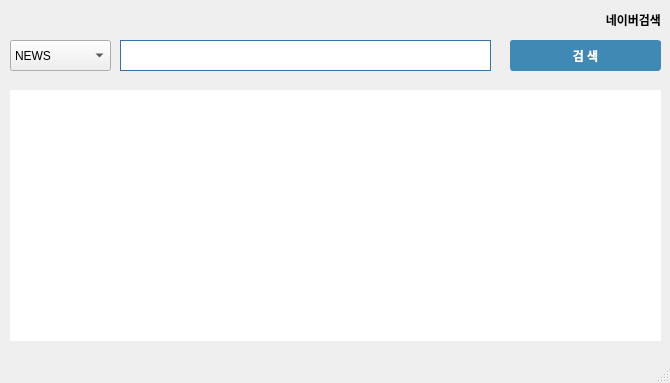
<?xml version="1.0" encoding="UTF-8"?>
<ui version="4.0">
 <class>MainWindow</class>
 <widget class="QMainWindow" name="MainWindow">
  <property name="geometry">
   <rect>
    <x>0</x>
    <y>0</y>
    <width>670</width>
    <height>383</height>
   </rect>
  </property>
  <property name="windowTitle">
   <string>MainWindow</string>
  </property>
  <property name="styleSheet">
   <string notr="true">QLineEdit {
	border:0;
	border-bottom:1px solid #ccc;
	padding:5px;
}

QPushButton {
	background-color:#333;
	border:1px solid #333;
	color:#fff;
	border-radius:5px
}
QTableWidget {
	border:0;
	background-color:#fff;
}

QTableWidget Header {
	background-color;gray;
}

QLineEdit {
    border:1px solid #ccc;
}

QPushButton {
	border:1px solid #3f89b4;
	border-radius:3px;
    background-color: #3F89B4;
    color: #FFFFFF;
	font-weight:bold;
}</string>
  </property>
  <widget class="QWidget" name="centralwidget">
   <widget class="QLabel" name="label">
    <property name="geometry">
     <rect>
      <x>10</x>
      <y>10</y>
      <width>651</width>
      <height>20</height>
     </rect>
    </property>
    <property name="font">
     <font>
      <weight>75</weight>
      <bold>true</bold>
     </font>
    </property>
    <property name="text">
     <string>네이버검색</string>
    </property>
    <property name="alignment">
     <set>Qt::AlignRight|Qt::AlignTrailing|Qt::AlignVCenter</set>
    </property>
   </widget>
   <widget class="QLineEdit" name="input_keyword">
    <property name="geometry">
     <rect>
      <x>120</x>
      <y>40</y>
      <width>371</width>
      <height>31</height>
     </rect>
    </property>
    <property name="styleSheet">
     <string notr="true">border:1px solid rgb(55, 111, 166);</string>
    </property>
   </widget>
   <widget class="QPushButton" name="searchBtn">
    <property name="geometry">
     <rect>
      <x>510</x>
      <y>40</y>
      <width>151</width>
      <height>31</height>
     </rect>
    </property>
    <property name="text">
     <string>검 색</string>
    </property>
   </widget>
   <widget class="QTableWidget" name="result_table">
    <property name="geometry">
     <rect>
      <x>10</x>
      <y>90</y>
      <width>651</width>
      <height>251</height>
     </rect>
    </property>
   </widget>
   <widget class="QComboBox" name="select_nord">
    <property name="geometry">
     <rect>
      <x>10</x>
      <y>40</y>
      <width>101</width>
      <height>31</height>
     </rect>
    </property>
    <item>
     <property name="text">
      <string extracomment="News">NEWS</string>
     </property>
    </item>
    <item>
     <property name="text">
      <string>BLOG</string>
     </property>
    </item>
    <item>
     <property name="text">
      <string>CafeArticle</string>
     </property>
    </item>
   </widget>
  </widget>
  <widget class="QMenuBar" name="menubar">
   <property name="geometry">
    <rect>
     <x>0</x>
     <y>0</y>
     <width>670</width>
     <height>21</height>
    </rect>
   </property>
  </widget>
  <widget class="QStatusBar" name="statusbar"/>
 </widget>
 <resources/>
 <connections/>
</ui>
